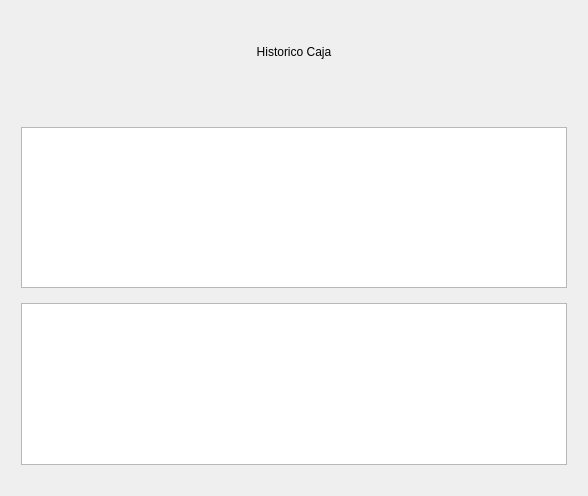
<?xml version="1.0" encoding="UTF-8"?>
<ui version="4.0">
 <class>Historial_Caja</class>
 <widget class="QDialog" name="Historial_Caja">
  <property name="geometry">
   <rect>
    <x>0</x>
    <y>0</y>
    <width>588</width>
    <height>496</height>
   </rect>
  </property>
  <property name="windowTitle">
   <string>Dialog</string>
  </property>
  <layout class="QGridLayout" name="gridLayout_4">
   <item row="0" column="0">
    <layout class="QGridLayout" name="gridLayout" rowstretch="2,4,4">
     <property name="leftMargin">
      <number>10</number>
     </property>
     <property name="topMargin">
      <number>20</number>
     </property>
     <property name="rightMargin">
      <number>10</number>
     </property>
     <property name="bottomMargin">
      <number>20</number>
     </property>
     <property name="verticalSpacing">
      <number>15</number>
     </property>
     <item row="2" column="0">
      <layout class="QGridLayout" name="gridLayout_2">
       <item row="0" column="0">
        <widget class="QTableWidget" name="SALDOS">
         <property name="selectionBehavior">
          <enum>QAbstractItemView::SelectionBehavior::SelectRows</enum>
         </property>
         <attribute name="verticalHeaderVisible">
          <bool>false</bool>
         </attribute>
        </widget>
       </item>
      </layout>
     </item>
     <item row="1" column="0">
      <layout class="QGridLayout" name="gridLayout_3">
       <item row="0" column="0">
        <widget class="QTableWidget" name="MOVIMIENTOS">
         <property name="alternatingRowColors">
          <bool>true</bool>
         </property>
         <property name="selectionMode">
          <enum>QAbstractItemView::SelectionMode::ContiguousSelection</enum>
         </property>
         <property name="selectionBehavior">
          <enum>QAbstractItemView::SelectionBehavior::SelectRows</enum>
         </property>
         <attribute name="verticalHeaderVisible">
          <bool>false</bool>
         </attribute>
        </widget>
       </item>
      </layout>
     </item>
     <item row="0" column="0">
      <layout class="QGridLayout" name="Titulo" columnstretch="2,5,2">
       <item row="0" column="0">
        <spacer name="horizontalSpacer">
         <property name="orientation">
          <enum>Qt::Orientation::Horizontal</enum>
         </property>
         <property name="sizeHint" stdset="0">
          <size>
           <width>40</width>
           <height>20</height>
          </size>
         </property>
        </spacer>
       </item>
       <item row="0" column="1">
        <widget class="QLabel" name="Titulo3">
         <property name="text">
          <string>Historico Caja</string>
         </property>
         <property name="alignment">
          <set>Qt::AlignmentFlag::AlignCenter</set>
         </property>
        </widget>
       </item>
       <item row="0" column="2">
        <spacer name="horizontalSpacer_2">
         <property name="orientation">
          <enum>Qt::Orientation::Horizontal</enum>
         </property>
         <property name="sizeHint" stdset="0">
          <size>
           <width>40</width>
           <height>20</height>
          </size>
         </property>
        </spacer>
       </item>
       <item row="1" column="2">
        <widget class="QLabel" name="Id">
         <property name="text">
          <string/>
         </property>
        </widget>
       </item>
      </layout>
     </item>
    </layout>
   </item>
  </layout>
 </widget>
 <resources/>
 <connections/>
</ui>
